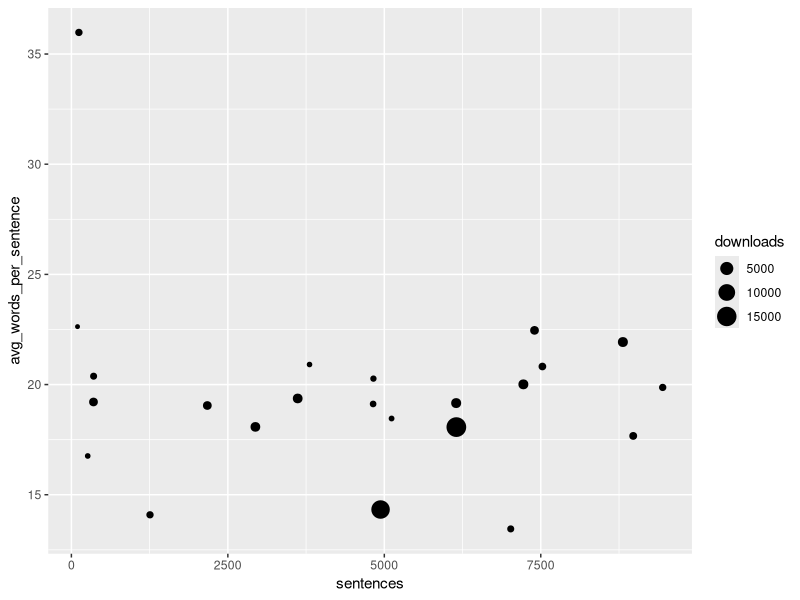

Reproduce this figure in R.
library(readr)
library(dplyr)
library(stringr)
library(ggplot2)

books <- read_csv('data/books.csv')

twain <- books %>% filter(str_detect(author, 'Twain'))
twain_refined <- twain %>% select(title, author, downloads, avg_words_per_sentence, sentences)
twain_by_download <- twain_refined %>% arrange(desc(downloads))

unique_books <- function(data, column = 'title'){
  items <- data %>% pull(column)
  duplicates <- list()

  for (item in items) {
    match <- agrep(item, items)
    last <- match[-1]
    if(length(last)) {
      duplicates[[last]] <- last
    }
  }

  remove <- unique(unlist(duplicates))
  data[-remove, ]
}

twain_unique <- unique_books(twain_by_download)
p <- ggplot(twain_unique, aes(sentences, avg_words_per_sentence)) + geom_point(aes(size = downloads))
plot(p)